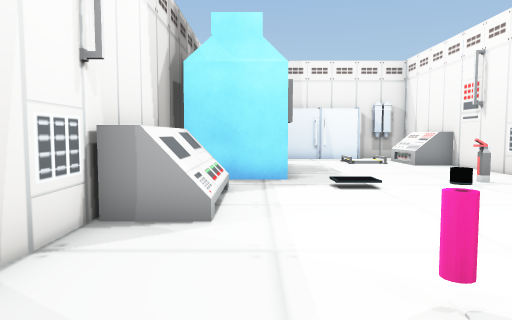
View 1 (above)

14 first-person views from a walk through a scene from a Unity 3-D project. The camera is 1.2 m above the floor, tilts 4° down and sees 70° across. The floor is counted in squares, 1 m on a side. Each view is taken from the middle of a square. On the plan, view 1 faces up. The plan holds only what a view shows up to about 15 squares ahead; the rest is blank. The place goes on beyond the plan. The player is left out. Door leaves are left out, so doorways stand open. Some surface patterns are stand-ins.

View 2
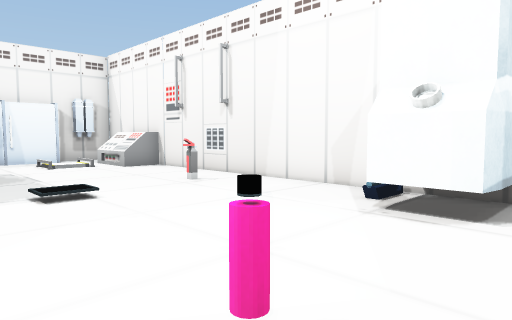

View 3
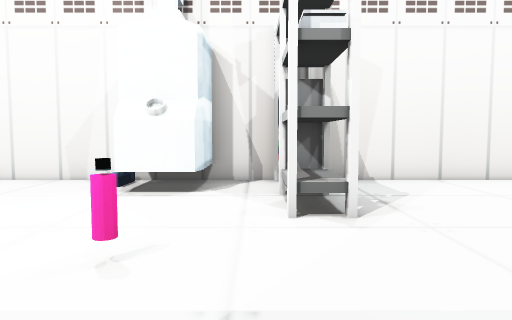

View 4
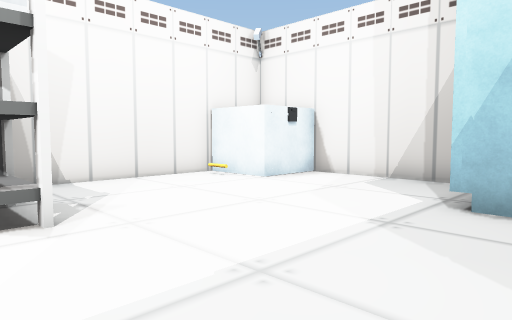

View 5
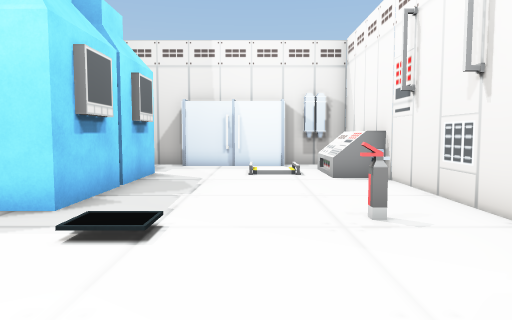

View 6
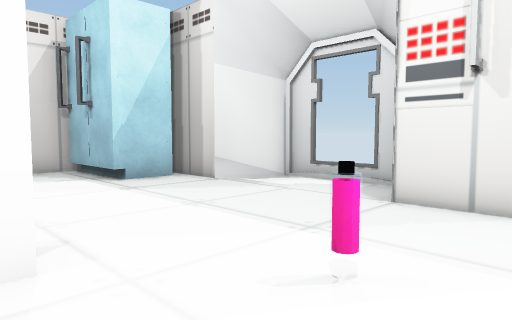

View 7
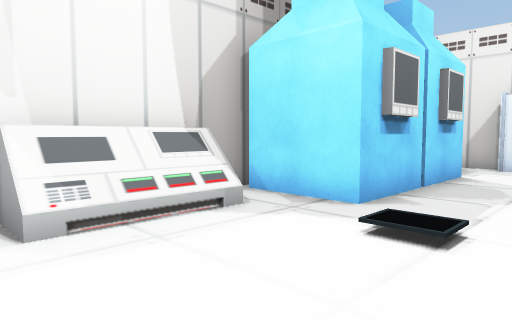

View 8
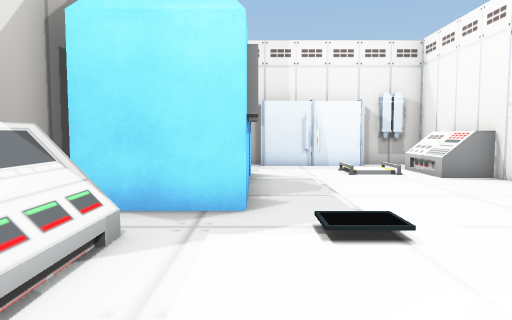

View 9
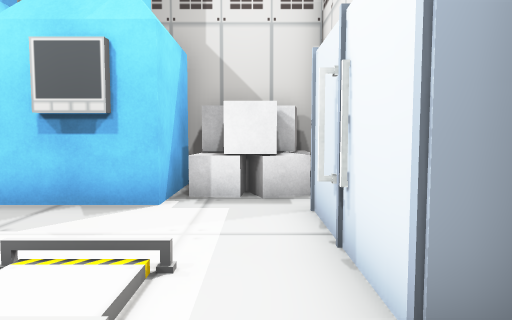

View 10
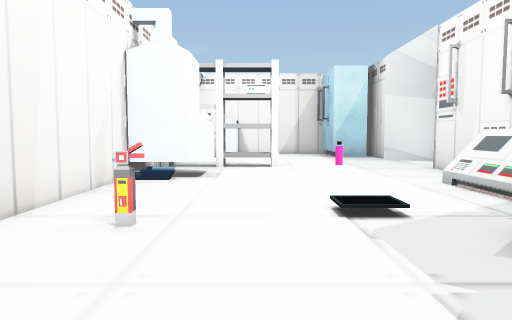

View 11
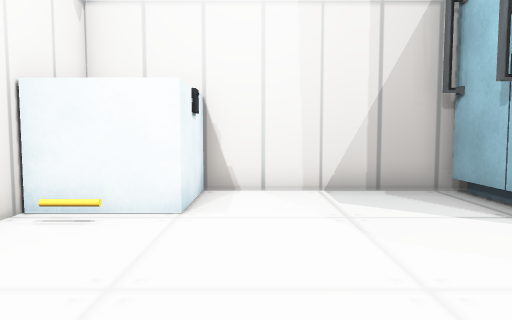

View 12
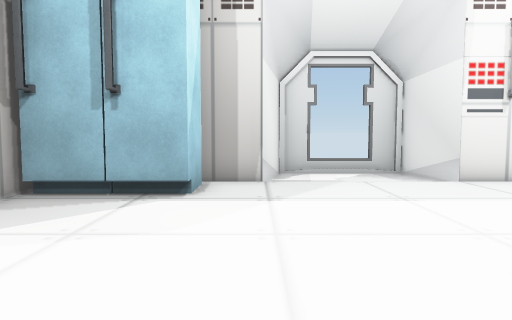

View 13
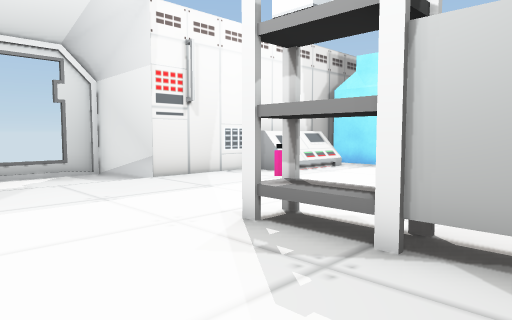

View 14
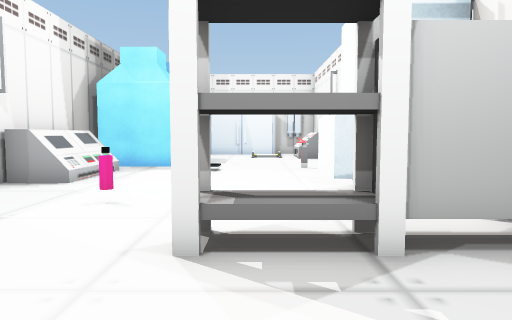

### Floor plan
Key: @ floor where view 1 was taken; # wall or solid block; x gap in a wall; . main floor; : floor 0.5 m higher than the main floor; - floor 14 m lower than the main floor; / step, stairs or slope; D open door; v drop or lower ground; E fire extinguisher; M machine; C cabinet; T tank; O other object.
Columns run from 5 left of view 1 to 8 right of it. Each row starts with its distance up from view 1.
 19    v #v   vT#v
 18    #O.OOOOOT #
 17    #OO.......#
 16    #OO...//OOO
 15    OOOO..//OOO
 14      O#....OOv
 13     OOO......#
 12    OOOO......#
 11    O O#......#
 10    OOOO......#
  9    #...//..E.#
  8    OO..//....#
  7    OO........#
  6    OO........#
  5    OO........#
  4    #.......MMM
  3    #......MMMM
  2    #..E....MMv
  1 v##..........-
  0 #....@..OOOOOv
 -1 D............#
 -2 D............#
 -3 #............#
 -4  ###.........#
 -5    CCC.......#
 -6    C:#.......#
 -7    CC#....#  O
 -8    CC#....#  O
 -9     xv#####  v

Positions as (right, up) in squares from view 1, and headings:
1: (0, 0), facing up
2: (0, 1), facing up-right
3: (-2, 1), facing right
4: (-2, 1), facing down-right
5: (4, 4), facing up
6: (4, 4), facing down-left
7: (4, 4), facing up-left
8: (1, 4), facing up
9: (7, 17), facing left
10: (4, 14), facing down
11: (4, -1), facing down
12: (7, -4), facing left
13: (7, -4), facing up-left
14: (4, -4), facing up
